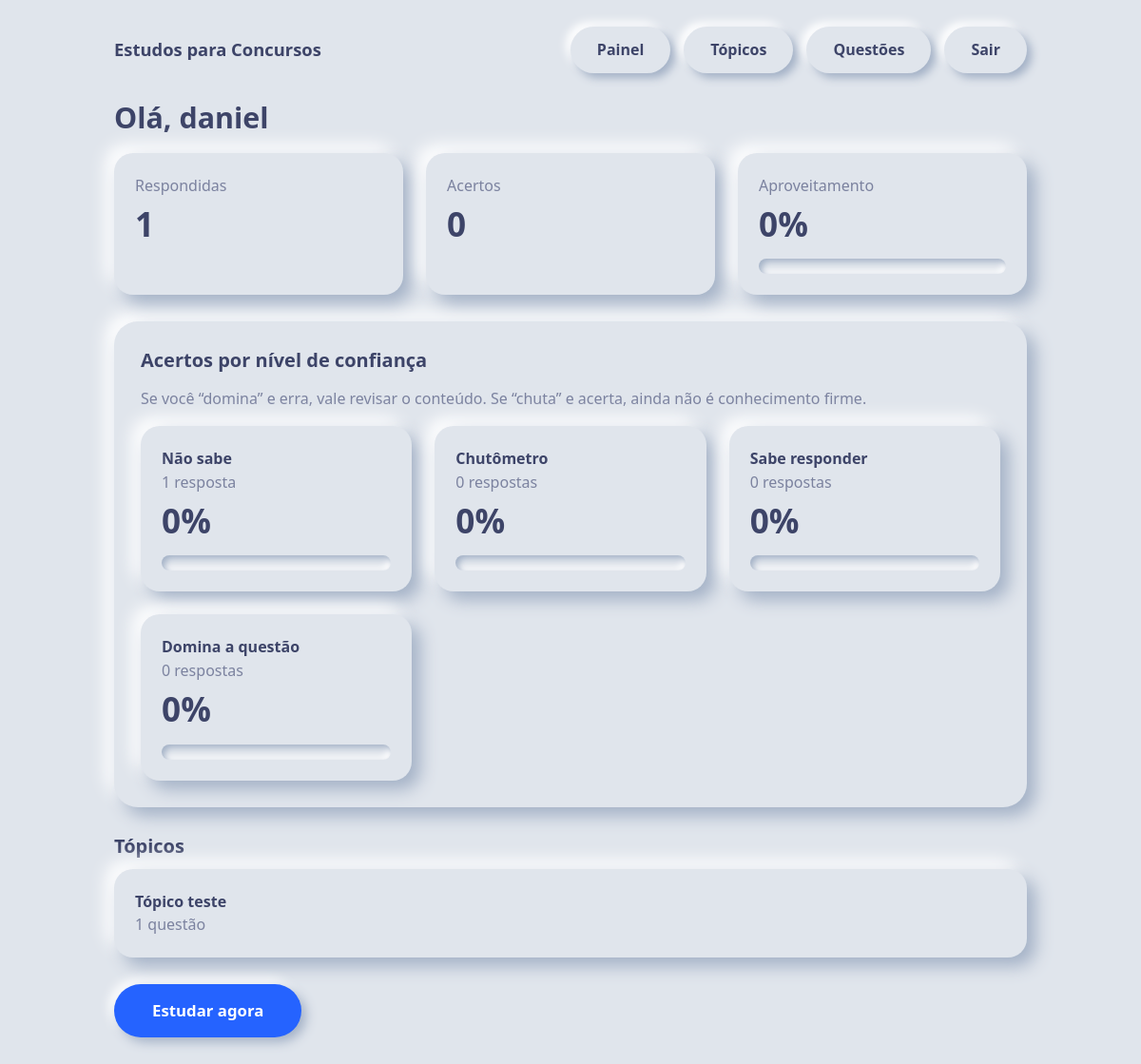
/dashboard (signed in), run on the app's committed database.
### models.py (models this page shows)
class Usuario(Base):
    __tablename__ = "usuarios"
    id = Column(Integer, primary_key=True)
    username = Column(String(50), unique=True, nullable=False, index=True)
    password = Column(String(256), nullable=False)  # hash PBKDF2 (salt$hash), nunca texto puro

class Topico(Base):
    __tablename__ = "topicos"
    id = Column(Integer, primary_key=True)
    nome = Column(String(120), nullable=False)
    questoes = relationship("Questao", back_populates="topico", cascade="all, delete-orphan")

### main.py (the view)
@app.get("/dashboard")
def dashboard(request: Request, db: Session = Depends(get_db)):
    u = usuario_atual(request, db)
    if not u: return go("/login")
    resp = db.query(RespostaUsuario).filter_by(usuario_id=u.id).all()
    total, acertos = len(resp), sum(r.acertou for r in resp)
    por_nivel = []
    for n, nome in NIVEIS.items():
        rs = [r for r in resp if r.nivel_confianca == n]
        a = sum(r.acertou for r in rs)
        por_nivel.append({"nivel": n, "nome": nome, "total": len(rs), "taxa": round(100 * a / len(rs)) if rs else 0})
    return render(request, "dashboard.html", {
        "user": u, "total": total, "acertos": acertos,
        "pct": round(100 * acertos / total) if total else 0,
        "por_nivel": por_nivel, "topicos": db.query(Topico).order_by(Topico.nome).all()})

### templates/dashboard.html (shortened to what this page needs)
{% extends "base.html" %}
{% block conteudo %}
<h1>Olá, {{ user.username }}</h1>
<div class="grid">
  <div class="card"><div class="suave">Respondidas</div><div class="numero">{{ total }}</div></div>
  <div class="card"><div class="suave">Acertos</div><div class="numero">{{ acertos }}</div></div>
  <div class="card"><div class="suave">Aproveitamento</div><div class="numero">{{ pct }}%</div>
    <div class="trilho"><i style="width:{{ pct }}%"></i></div></div>
</div>
<section class="painel">
  <h2>Acertos por nível de confiança</h2>
  <p class="suave">Se você “domina” e erra, vale revisar o conteúdo. Se “chuta” e acerta, ainda não é conhecimento firme.</p>
  <div class="grid" style="margin:0">
    {% for n in por_nivel %}
    <div class="card">
      <b>{{ n.nome }}</b>
      <div class="suave">{{ n.total }} resposta{{ '' if n.total == 1 else 's' }}</div>
      <div class="numero">{{ n.taxa }}%</div>
      <div class="trilho"><i style="width:{{ n.taxa }}%"></i></div>
    </div>
    {% endfor %}
  </div>
</section>
<h2>Tópicos</h2>
<div class="grid">
  {% for t in topicos %}
  <a class="card link" href="/questoes?topico_id={{ t.id }}">
    <b>{{ t.nome }}</b>
    <div class="suave">{{ t.questoes|length }} quest{{ 'ões' if t.questoes|length != 1 else 'ão' }}</div>
  </a>
  {% else %}
  <p class="suave">Nenhum tópico cadastrado ainda.</p>
  {% endfor %}
</div>
<a class="btn azul grande" href="/questoes">Estudar agora</a>
{% endblock %}

### templates/base.html (shortened to what this page needs)
<!DOCTYPE html>
<html lang="pt-BR">
<head>
  <link rel="stylesheet" href="{{ url_for('static', path='style.css') }}">
</head>
<body>
  {% if user %}
  <nav class="nav">
    <a class="marca" href="/dashboard">Estudos para Concursos</a>
    <a class="btn" href="/dashboard">Painel</a>
    <a class="btn" href="/topicos">Tópicos</a>
    <a class="btn" href="/questoes">Questões</a>
    <a class="btn" href="/logout">Sair</a>
  </nav>
  {% endif %}
  <main class="container">{% block conteudo %}{% endblock %}</main>
</body>
</html>

### static/style.css (style rules this page uses)
:root { --bg:#e0e5ec; --luz:#ffffff; --sombra:#a3b1c6; --azul:#2563ff; --azul-esc:#1a4fd6; --azul-cl:#5b8aff; --texto:#3d4468; --suave:#7b829f; --ok:#1f9d6b; --erro:#d6455d; --solto:9px 9px 18px var(--sombra), -9px -9px 18px var(--luz); --solto-p:5px 5px 10px var(--sombra), -5px -5px 10px var(--luz); --afundado:inset 6px 6px 12px var(--sombra), inset -6px -6px 12px var(--luz); --afundado-p:inset 3px 3px 6px var(--sombra), inset -3px -3px 6px var(--luz); --marcado:inset 4px 4px 8px var(--azul-esc), inset -4px -4px 8px var(--azul-cl); }
* { box-sizing:border-box }
body { margin:0;min-height:100vh;background:var(--bg);color:var(--texto); font-family:"Nunito","Segoe UI",system-ui,sans-serif;line-height:1.55 }
a { color:inherit;text-decoration:none }
h1,h2,h3 { margin:0 0 .6em;line-height:1.25 }
h1 { font-size:1.9rem }
h2 { font-size:1.25rem }
.suave { color:var(--suave) }
.nav { display:flex;align-items:center;gap:14px;flex-wrap:wrap;max-width:1000px;margin:0 auto;padding:28px 20px 8px }
.nav .marca { font-weight:800;font-size:1.15rem;margin-right:auto }
.container { max-width:1000px;margin:0 auto;padding:20px 20px 60px }
.painel { background:var(--bg);border-radius:25px;box-shadow:var(--solto);padding:28px;margin-bottom:28px }
.grid { display:grid;gap:24px;grid-template-columns:repeat(auto-fit,minmax(220px,1fr));margin-bottom:28px }
.card { background:var(--bg);border-radius:20px;box-shadow:var(--solto);padding:22px }
.card.link { display:block;transition:box-shadow .15s }
.numero { font-size:2.2rem;font-weight:800 }
.btn { display:inline-block;border:0;cursor:pointer;font:inherit;font-weight:700;color:var(--texto); background:var(--bg);border-radius:50px;padding:12px 28px;box-shadow:var(--solto-p);transition:box-shadow .15s }
.btn.azul { background:var(--azul);color:#fff;box-shadow:5px 5px 12px var(--sombra),-5px -5px 12px var(--luz) }
.btn.grande { padding:15px 40px;font-size:1.05rem }
.trilho { height:16px;border-radius:50px;background:var(--bg);box-shadow:var(--afundado-p);overflow:hidden;margin-top:10px }

### data on the page
Usuario: username "daniel"
Topico: nome "Tópico teste", questoes|length "1", questoes "ão"

### other printed values
{{ total }} "1"
{{ acertos }} "0"
{{ pct }} "0"
{{ n.nome }} "Não sabe" "Chutômetro" "Sabe responder" "Domina a questão"
{{ n.total }} "1" "0" "0" "0"
{{ n.taxa }} "0" "0" "0" "0"
{{ '' if n.total == 1 else 's' }} "s" "s" "s"
